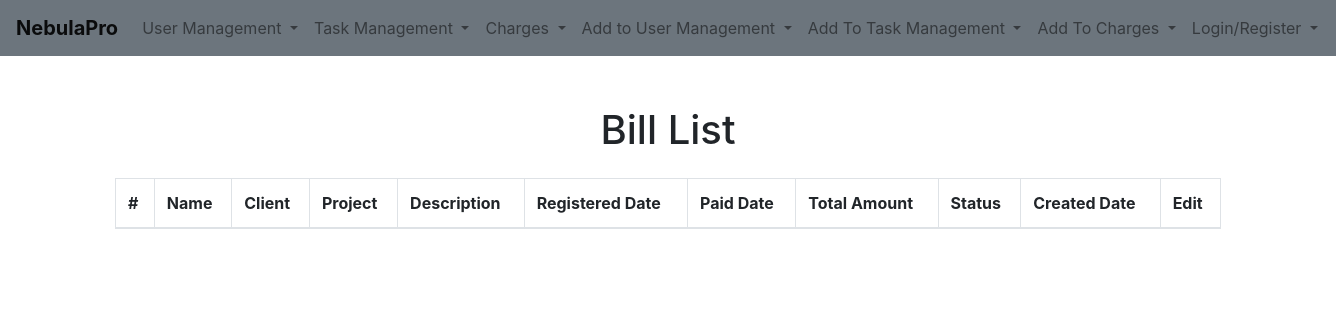
The page /bills/ on the database as committed earlier.
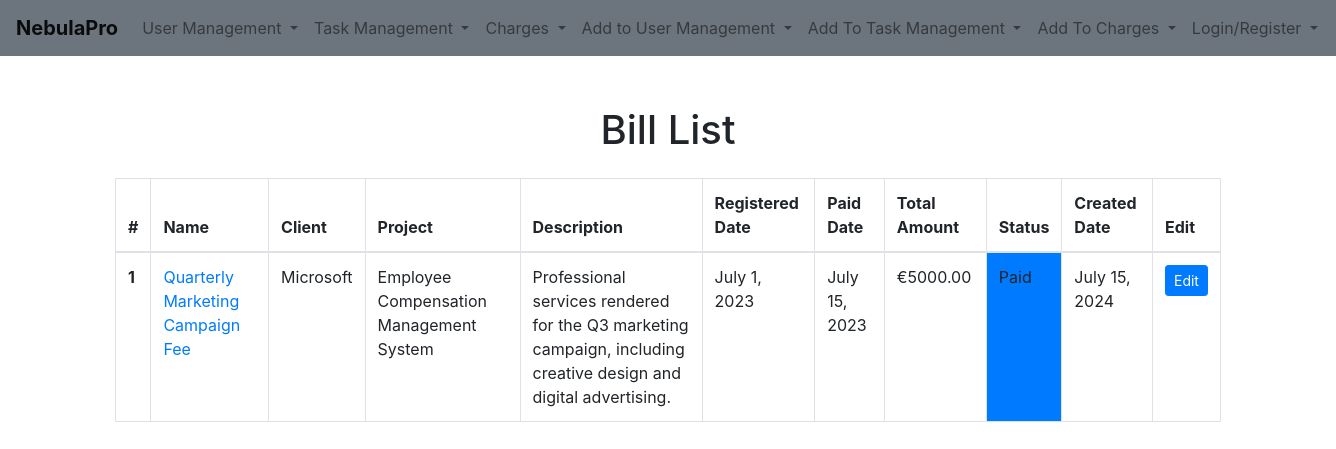
The same page on the database as committed later.
### charges/models.py (models this page shows, shortened)
class Bill(models.Model):
    name = models.CharField(max_length=225)
    client = models.ForeignKey(Client, null = False, on_delete=models.CASCADE)
    project = models.ForeignKey(Project, null = True, on_delete=models.CASCADE)
    description = models.TextField()
    bill_registered_date = models.DateField()
    bill_paid_date = models.DateField()
    total = models.DecimalField(max_digits=10, decimal_places=2)
    status = models.CharField(max_length=225, choices=BILL_STATUS_CHOICES, default = 'back_log')
    created_date = models.DateField(auto_now_add=True)

### task_management/models.py (models this page shows)
class Client(models.Model):
    industry = models.ForeignKey(Industry, null = True, on_delete=models.SET_NULL)
    name = models.CharField(max_length=225)
    email = models.EmailField(null = True, max_length= 100)
    phone_number = models.CharField(max_length= 20, null = True)
    active = models.BooleanField(default= False)
    user = models.ForeignKey(User, null = True, on_delete=models.SET_NULL)
    created_date = models.DateTimeField(auto_now_add=True)
    def __str__(self):
        return self.name

class Project(models.Model):
    title = models.CharField(max_length=225)
    active = models.BooleanField(default= False)
    client = models.ForeignKey(Client, null = False, on_delete=models.CASCADE)
    status = models.CharField(max_length=225, choices=PROJECT_STATUS_CHOICES, default = 'draft')
    created_date = models.DateTimeField(auto_now_add=True)
    start_date = models.DateField()
    end_date = models.DateField()
    total_costs = models.DecimalField(max_digits=10, decimal_places=2)
    def __str__(self):
        return self.title

### charges/views.py (the view)
# urls.py: path('bills/', BillsView.as_view(), name='bills-list'),
class BillsView(ListView):
    model = Bill
    template_name = 'lists/bills.html'
    context_object_name = 'bills'

### charges/templates/lists/bills.html (shortened to what this page needs)
{% extends 'base.html' %}
{% load static %}
{% block extra_css %}
<link rel="stylesheet" href="{% static 'css/charges/costs.css' %}">
{% endblock %}
{% block content %}
    {% include 'components/bills_table.html' %}
{% endblock %}

### charges/templates/components/bills_table.html
<div class="container table-container">
    <div class="table-responsive">
        <h1 class="text-center mb-4">Bill List</h1>
        <table class="table table-bordered table-striped">
            <thead>
                <tr>
                    <th scope="col">#</th>
                    <th scope="col">Name</th>
                    <th scope="col">Client</th>
                    <th scope="col">Project</th>
                    <th scope="col">Description</th>
                    <th scope="col">Registered Date</th>
                    <th scope="col">Paid Date</th>
                    <th scope="col">Total Amount</th>
                    <th scope="col">Status</th>
                    <th scope="col">Created Date</th>
                    <th scope="col">Edit</th>
                </tr>
            </thead>
            <tbody>
                {% for bill in bills %}
                <tr class="{% cycle 'table-striped-row-grey' 'table-striped-row-white' %}">
                    <th scope="row">{{ forloop.counter }}</th>
                    <td><a href="{% url 'bill-detail' bill.id %}">{{ bill.name }}</a></td>
                    <td>{{ bill.client }}</td>
                    <td>{{ bill.project }}</td>
                    <td>{{ bill.description }}</td>
                    <td>{{ bill.bill_registered_date }}</td>
                    <td>{{ bill.bill_paid_date }}</td>
                    <td>€{{ bill.total }}</td>
                    <td class="status-{{ bill.status }}">{{ bill.get_status_display }}</td>
                    <td>{{ bill.created_date }}</td>
                    <td><a href="{% url 'edit_bill' bill.id %}" class="btn btn-primary btn-sm">Edit</a></td>
                </tr>
                {% endfor %}
            </tbody>
        </table>
    </div>
</div>

Rows that differ between the two databases and show on the page:
added Bill: name "Quarterly Marketing Campaign Fee", client "Microsoft", project "Employee Compensation Management System", description "Professional services rendered for the Q3 marketing campaign, including creative design and digital advertising.", bill_registered_date "July 1, 2023", bill_paid_date "July 15, 2023", total "5000.00", status "Paid", created_date "July 15, 2024"
